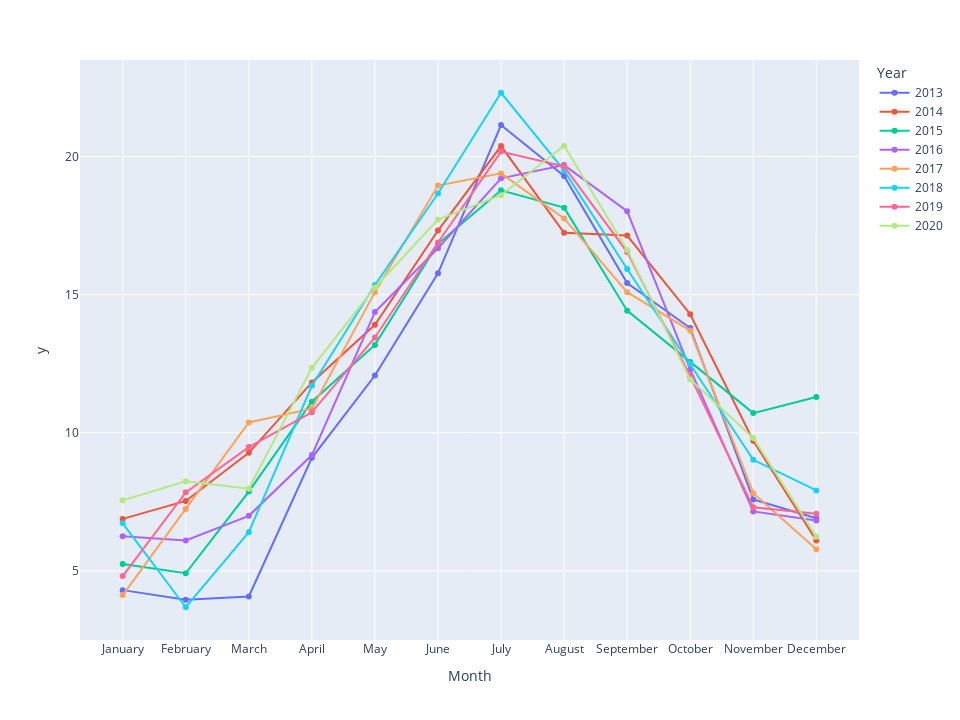

The code cell stored with this chart in its notebook:
### Code cell
px.line(weather_grpd, 
        y=weather_grpd['mean_temp'].round(2),
        x=weather_grpd['Month'],
        color=weather_grpd['Year'],
        markers=True, 
        width=960, 
        height=720)

### Figure 1 — Plotly figure (JSON) as saved in the notebook; plotly's stock layout.template omitted (floating-point values rounded to 4 significant figures)
{"data": [{"hovertemplate": "Year=2013<br>Month=%{x}<br>y=%{y}<extra></extra>", "legendgroup": "2013", "line": {"color": "#636efa", "dash": "solid"}, "marker": {"symbol": "circle"}, "mode": "lines+markers", "name": "2013", "orientation": "v", "showlegend": true, "type": "scatter", "x": ["January", "February", "March", "April", "May", "June", "July", "August", "September", "October", "November", "December"], "xaxis": "x", "y": [4.3, 3.95, 4.07, 9.09, 12.07, 15.77, 21.14, 19.3, 15.42, 13.79, 7.58, 6.9], "yaxis": "y"}, {"hovertemplate": "Year=2014<br>Month=%{x}<br>y=%{y}<extra></extra>", "legendgroup": "2014", "line": {"color": "#EF553B", "dash": "solid"}, "marker": {"symbol": "circle"}, "mode": "lines+markers", "name": "2014", "orientation": "v", "showlegend": true, "type": "scatter", "x": ["January", "February", "March", "April", "May", "June", "July", "August", "September", "October", "November", "December"], "xaxis": "x", "y": [6.88, 7.53, 9.27, 11.82, 13.91, 17.32, 20.38, 17.24, 17.14, 14.29, 9.71, 6.1], "yaxis": "y"}, {"hovertemplate": "Year=2015<br>Month=%{x}<br>y=%{y}<extra></extra>", "legendgroup": "2015", "line": {"color": "#00cc96", "dash": "solid"}, "marker": {"symbol": "circle"}, "mode": "lines+markers", "name": "2015", "orientation": "v", "showlegend": true, "type": "scatter", "x": ["January", "February", "March", "April", "May", "June", "July", "August", "September", "October", "November", "December"], "xaxis": "x", "y": [5.25, 4.91, 7.87, 11.12, 13.18, 16.84, 18.78, 18.15, 14.42, 12.56, 10.71, 11.29], "yaxis": "y"}, {"hovertemplate": "Year=2016<br>Month=%{x}<br>y=%{y}<extra></extra>", "legendgroup": "2016", "line": {"color": "#ab63fa", "dash": "solid"}, "marker": {"symbol": "circle"}, "mode": "lines+markers", "name": "2016", "orientation": "v", "showlegend": true, "type": "scatter", "x": ["January", "February", "March", "April", "May", "June", "July", "August", "September", "October", "November", "December"], "xaxis": "x", "y": [6.25, 6.1, 6.99, 9.19, 14.37, 16.68, 19.21, 19.69, 18.02, 12.29, 7.15, 6.82], "yaxis": "y"}, {"hovertemplate": "Year=2017<br>Month=%{x}<br>y=%{y}<extra></extra>", "legendgroup": "2017", "line": {"color": "#FFA15A", "dash": "solid"}, "marker": {"symbol": "circle"}, "mode": "lines+markers", "name": "2017", "orientation": "v", "showlegend": true, "type": "scatter", "x": ["January", "February", "March", "April", "May", "June", "July", "August", "September", "October", "November", "December"], "xaxis": "x", "y": [4.12, 7.24, 10.37, 10.87, 15.09, 18.95, 19.39, 17.76, 15.09, 13.7, 7.81, 5.78], "yaxis": "y"}, {"hovertemplate": "Year=2018<br>Month=%{x}<br>y=%{y}<extra></extra>", "legendgroup": "2018", "line": {"color": "#19d3f3", "dash": "solid"}, "marker": {"symbol": "circle"}, "mode": "lines+markers", "name": "2018", "orientation": "v", "showlegend": true, "type": "scatter", "x": ["January", "February", "March", "April", "May", "June", "July", "August", "September", "October", "November", "December"], "xaxis": "x", "y": [6.72, 3.68, 6.4, 11.7, 15.35, 18.66, 22.31, 19.5, 15.93, 12.49, 9.02, 7.91], "yaxis": "y"}, {"hovertemplate": "Year=2019<br>Month=%{x}<br>y=%{y}<extra></extra>", "legendgroup": "2019", "line": {"color": "#FF6692", "dash": "solid"}, "marker": {"symbol": "circle"}, "mode": "lines+markers", "name": "2019", "orientation": "v", "showlegend": true, "type": "scatter", "x": ["January", "February", "March", "April", "May", "June", "July", "August", "September", "October", "November", "December"], "xaxis": "x", "y": [4.81, 7.84, 9.48, 10.74, 13.45, 16.89, 20.18, 19.64, 16.54, 12.05, 7.3, 7.07], "yaxis": "y"}, {"hovertemplate": "Year=2020<br>Month=%{x}<br>y=%{y}<extra></extra>", "legendgroup": "2020", "line": {"color": "#B6E880", "dash": "solid"}, "marker": {"symbol": "circle"}, "mode": "lines+markers", "name": "2020", "orientation": "v", "showlegend": true, "type": "scatter", "x": ["January", "February", "March", "April", "May", "June", "July", "August", "September", "October", "November", "December"], "xaxis": "x", "y": [7.55, 8.24, 7.97, 12.35, 15.26, 17.72, 18.6, 20.39, 16.62, 11.93, 9.81, 6.23], "yaxis": "y"}], "layout": {"height": 720, "legend": {"title": {"text": "Year"}, "tracegroupgap": 0}, "margin": {"t": 60}, "width": 960, "xaxis": {"anchor": "y", "domain": [0, 1], "title": {"text": "Month"}}, "yaxis": {"anchor": "x", "domain": [0, 1], "title": {"text": "y"}}}}
